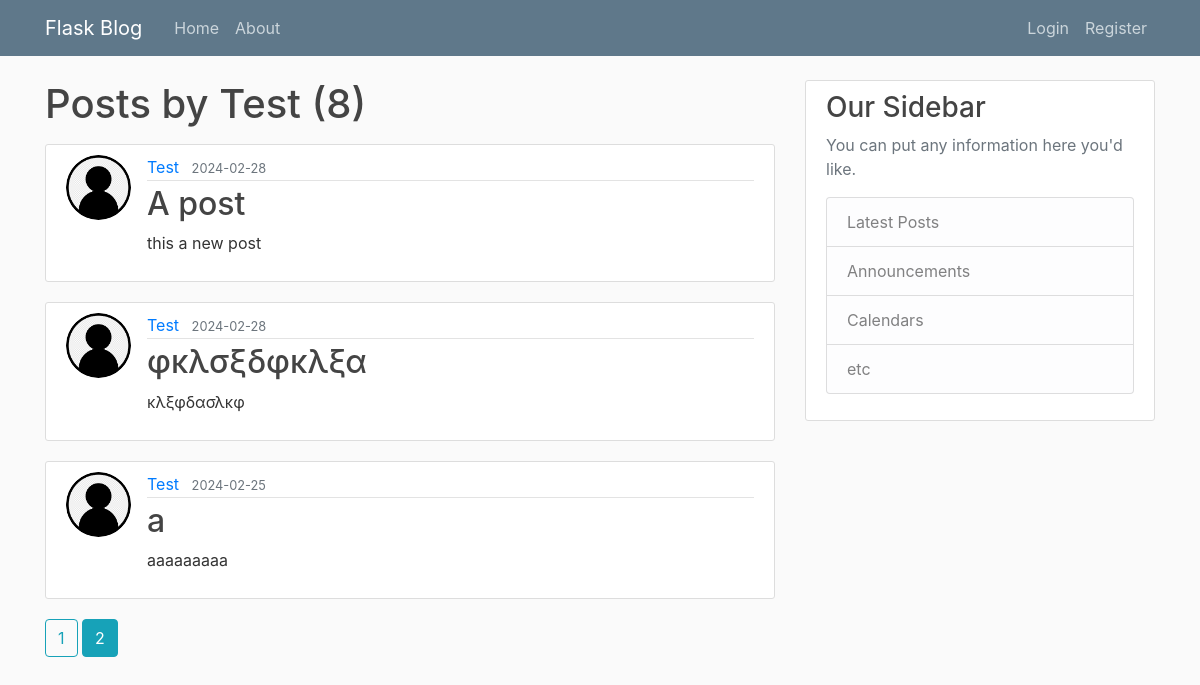
The page /user/Test?page=2 on the database its author committed.
### flask_blog/models.py (models this page shows, shortened)
class User(db.Model,UserMixin):
    id=db.Column(db.Integer,primary_key=True)
    username=db.Column(db.String(20),unique=True,nullable=False)
    email=db.Column(db.String(120),unique=True,nullable=False)
    image_file=db.Column(db.String(20),nullable=False,default="default.jpg")
    password=db.Column(db.String(60),nullable=False)
    posts=db.relationship("Post",backref="author",lazy=True)

class Post(db.Model):
    id=db.Column(db.Integer,primary_key=True)
    title=db.Column(db.String(100),nullable=False)
    date_posted=db.Column(db.DateTime,nullable=False,default=datetime.utcnow)
    content=db.Column(db.Text,nullable=False)
    user_id=db.Column(db.Integer,db.ForeignKey("user.id"),nullable=False)

### flask_blog/routes.py (the view)
@app.route("/user/<string:username>")
def user_posts(username):
    user=User.query.filter_by(username=username).first_or_404()
    page=request.args.get("page",1,type=int)
    posts=Post.query.filter_by(author=user)\
    .order_by(Post.date_posted.desc())\
    .paginate(page=page,per_page=5)
    return render_template("user_posts.html",post=posts,user=user)

### flask_blog/templates/user_posts.html (shortened to what this page needs)
{% extends "layout.html" %}
{% block content %}
<h1 class="mb-3">Posts by {{ user.username }} ({{ post.total }})</h1>
    {% for p in post.items %}
        <article class="media content-section">
            <img class="rounded-circle article-img" src="{{ url_for('static',filename='profile_pics/'+ p.author.image_file ) }}">
            <div class="media-body">
            <div class="article-metadata">
                <a class="mr-2" href="{{url_for('user_posts',username=p.author.username)}}">{{ p.author.username }}</a>
                <small class="text-muted">{{ p.date_posted.strftime("%Y-%m-%d") }}</small>
            </div>
            <h2><a class="article-title" href="{{ url_for('post',post_id=p.id)}}">{{ p.title }}</a></h2>
            <p class="article-content">{{ p.content }}</p>
            </div>
        </article>
    {% endfor %}
        {% for page_num in post.iter_pages(left_edge=1,right_edge=1,left_current=1,right_current=2) %}
            {% if page_num %}
                {% if post.page==page_num %}
                    <a class="btn btn-info mb-4" href="{{ url_for('user_posts',username=user.username,page=page_num) }}">{{ page_num }}</a>
                {% else %}
                    <a class="btn btn-outline-info mb-4" href="{{ url_for('user_posts',username=user.username,page=page_num) }}">{{ page_num }}</a>
                {% endif %}
            {% endif %}
        {% endfor %}
{% endblock  content %}

### flask_blog/static/main.css (style rules this page uses)
body { background: #fafafa; color: #333333; margin-top: 5rem; }
h1, h2, h3, h4, h5, h6 { color: #444444; }
.content-section { background: #ffffff; padding: 10px 20px; border: 1px solid #dddddd; border-radius: 3px; margin-bottom: 20px; }
.article-title { color: #444444; }
.article-content { white-space: pre-line; }
.article-img { height: 65px; width: 65px; margin-right: 16px; }
.article-metadata { padding-bottom: 1px; margin-bottom: 4px; border-bottom: 1px solid #e3e3e3 }

### rows shown on the page
User: username "Test"
Post: image_file (placeholder picture), author.username "Test", date_posted "2024-02-28", title "Α post", content "this a new post"
Post: image_file (placeholder picture), author.username "Test", date_posted "2024-02-28", title "φκλσξδφκλξα", content "κλξφδασλκφ"
Post: image_file (placeholder picture), author.username "Test", date_posted "2024-02-25", title "a", content "aaaaaaaaa"

### other values the page prints
{{ post.total }} "8"
{{ page_num }} "1"
{{ page_num }} "2"
